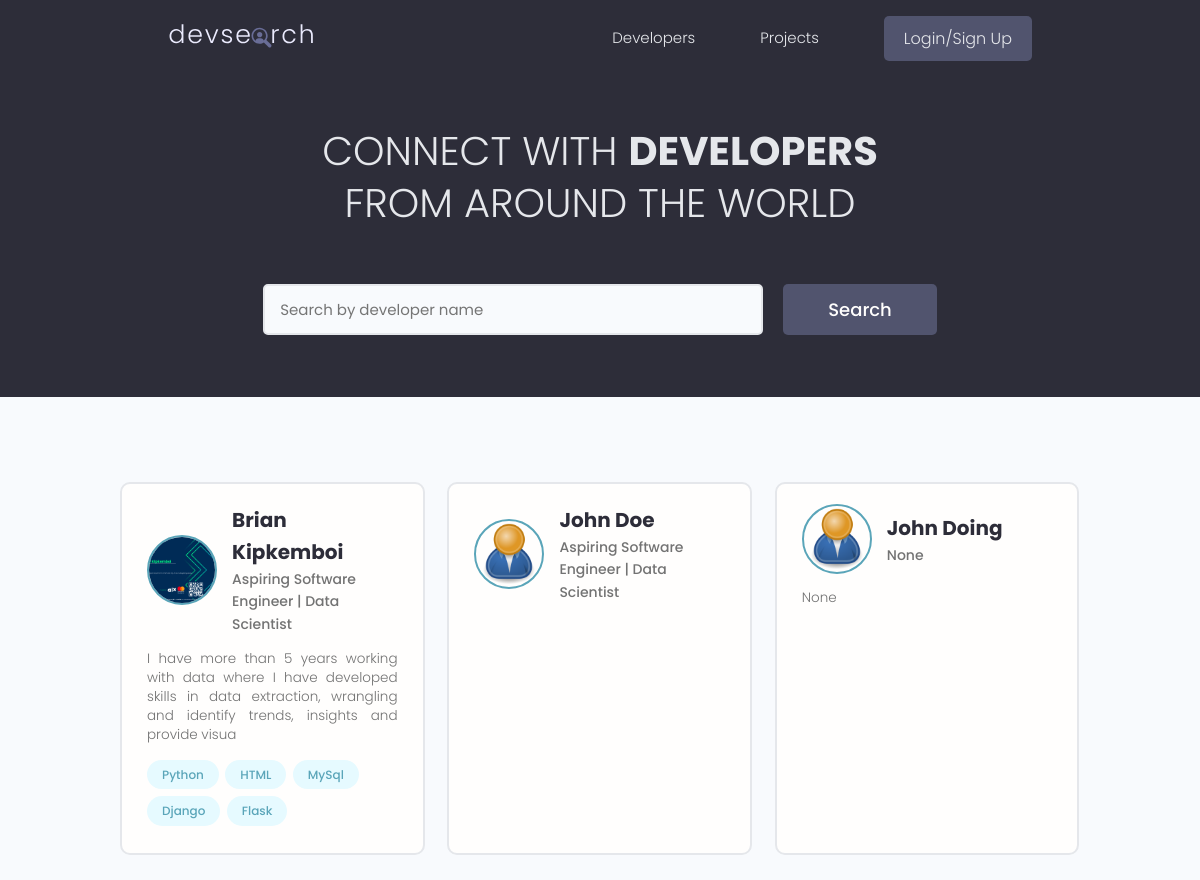
The app's page /, older data.
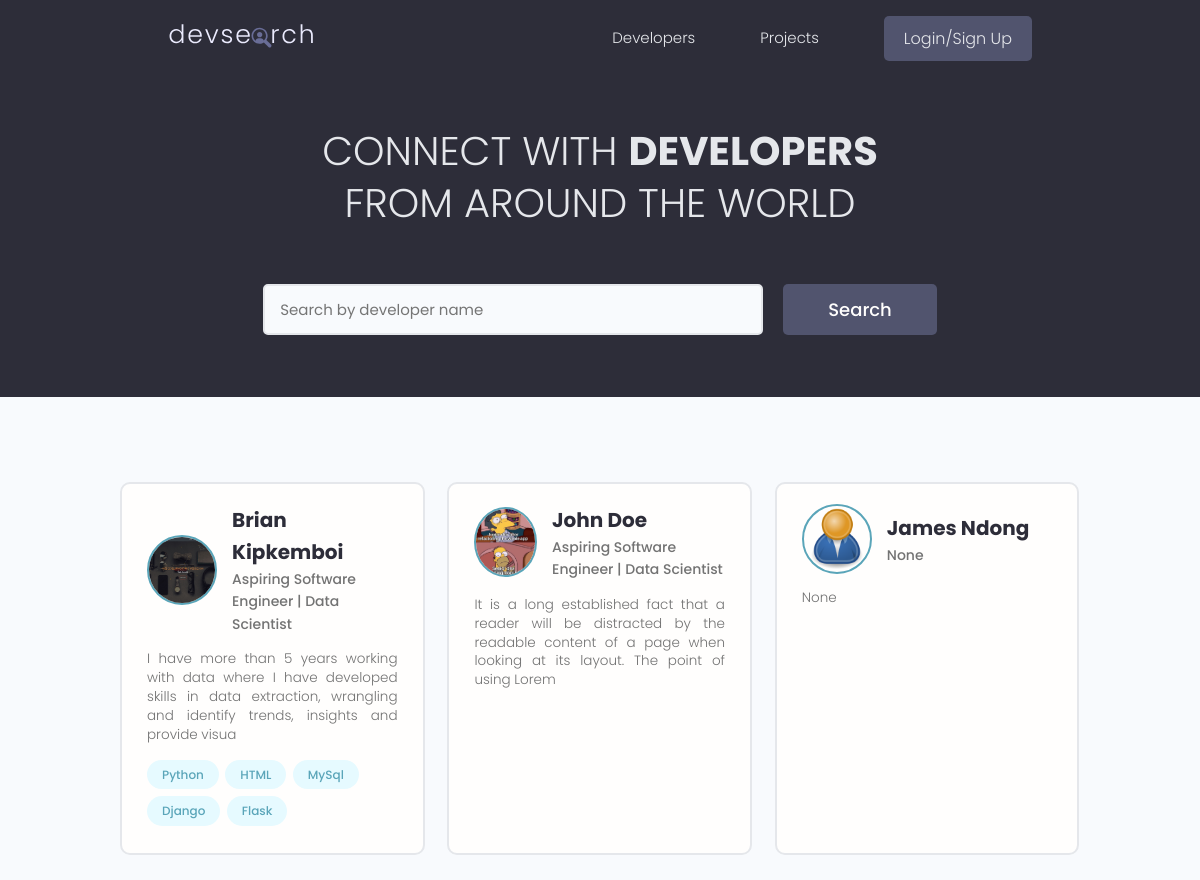
The same page, newer data.
### users/models.py (models this page shows, shortened)
class Profile(models.Model):
    user = models.OneToOneField(
        User, on_delete=models.CASCADE, null=True, blank=True)
    name = models.CharField(max_length=200, blank=True, null=True)
    email = models.EmailField(max_length=500, blank=True, null=True)
    username = models.CharField(max_length=200, blank=True, null=True)
    location = models.CharField(max_length=200, blank=True, null=True)
    short_intro = models.CharField(max_length=200, blank=True, null=True)
    bio = models.TextField(blank=True, null=True)
    profile_image = models.ImageField(
        null=True, blank=True, upload_to='profiles/', default="profiles/user-default.png")
    social_github = models.CharField(max_length=200, blank=True, null=True)
    social_twitter = models.CharField(max_length=200, blank=True, null=True)
    social_linkedin = models.CharField(max_length=200, blank=True, null=True)
    social_youtube = models.CharField(max_length=200, blank=True, null=True)
    social_website = models.CharField(max_length=200, blank=True, null=True)
    created = models.DateTimeField(auto_now_add=True)
    id = models.UUIDField(default=uuid.uuid4, unique=True,
                          primary_key=True, editable=False)
    class Meta:
        ordering = ['created']
    @property
    def imageURL(self):
        try:
            url = self.profile_image.url
        except:
            url = ''
        return url

class Skill(models.Model):
    owner = models.ForeignKey(
        Profile, on_delete=models.CASCADE, null=True, blank=True)
    name = models.CharField(max_length=200, blank=True, null=True)
    description = models.TextField(null=True, blank=True)
    created = models.DateTimeField(auto_now_add=True)
    id = models.UUIDField(default=uuid.uuid4, unique=True,
                          primary_key=True, editable=False)
    def __str__(self):
        return str(self.name)

### users/views.py (the view)
# urls.py: path('', views.profiles, name="profiles"),
def profiles(request):
    profiles, search_query = searchProfiles(request)
    custom_range, profiles = paginateProfiles(request, profiles, 3)
    context = {'profiles': profiles, 'search_query': search_query,
               'custom_range': custom_range}
    return render(request, 'users/profiles.html', context)

### users/utils.py (called while the page is built)
def paginateProfiles(request, profiles, results):
    page = request.GET.get('page')
    paginator = Paginator(profiles, results)
    try:
        profiles = paginator.page(page)
    except PageNotAnInteger:
        page = 1
        profiles = paginator.page(page)
    except EmptyPage:
        page = paginator.num_pages
        profiles = paginator.page(page)
    leftIndex = (int(page) - 4)
    if leftIndex < 1:
        leftIndex = 1
    rightIndex = (int(page) + 5)
    if rightIndex > paginator.num_pages:
        rightIndex = paginator.num_pages + 1
    custom_range = range(leftIndex, rightIndex)
    return custom_range, profiles

def searchProfiles(request):
    search_query = ''
    if request.GET.get('search_query'):
        search_query = request.GET.get('search_query')
    skills = Skill.objects.filter(name__icontains=search_query)
    profiles = Profile.objects.distinct().filter(
        Q(name__icontains=search_query) |
        Q(short_intro__icontains=search_query) |
        Q(skill__in=skills)
    )
    return profiles, search_query

### users/templates/users/profiles.html (shortened to what this page needs)
{% extends 'main.html' %}
{% block content %}
<main class="home">
    <section class="hero-section text-center">
        <div class="container container--narrow">
            <div class="hero-section__box">
                <h2>CONNECT WITH <span>DEVELOPERS</span></h2>
                <h2>FROM AROUND THE WORLD</h2>
            </div>
            <div class="hero-section__search">
                <form id="searchForm" class="form" action="{% url 'profiles' %}" method="get">
                    <div class="form__field">
                        <input class="input input--text" id="formInput#search" type="text" name="search_query"
                            value="{{search_query}}" placeholder="Search by developer name" />
                    </div>
                    <input class="btn btn--sub btn--lg" type="submit" value="Search" />
                </form>
            </div>
        </div>
    </section>
    <section class="devlist">
        <div class="container">
            <div class="grid grid--three">
                {% for profile in profiles %}
                <div class="column card">
                    <div class="dev">
                        <a href="{% url 'user-profile' profile.id %}" class="card__body">
                            <div class="dev__profile">
                                <img class="avatar avatar--md" src="{{ profile.imageURL }}" alt="image" />
                                <div class="dev__meta">
                                    <h3>{{profile.name}}</h3>
                                    <h5>{{profile.short_intro|slice:"60"}}</h5>
                                </div>
                            </div>
                            <p class="dev__info">{{profile.bio|slice:"150"}}</p>
                            <div class="dev__skills">
                                {% for skill in profile.skill_set.all|slice:"5" %}
                                <span class="tag tag--pill tag--main">
                                    <small>{{skill}}</small>
                                </span>
                                {% endfor %}
                            </div>
                        </a>
                    </div>
                </div>
                {% endfor %}
            </div>
        </div>
    </section>
</main>
{% endblock content %}

### templates/main.html (shortened to what this page needs)
<!DOCTYPE html>
{% load static %}
<html>
<head>
    <link rel="stylesheet" href="https://cdn.iconmonstr.com/1.3.0/css/iconmonstr-iconic-font.min.css" />
    <link rel="stylesheet" href="{% static 'uikit/styles/uikit.css' %}" />
    <link rel="stylesheet" href="https://cdnjs.cloudflare.com/ajax/libs/font-awesome/5.15.3/css/all.min.css">
    <link rel="stylesheet" href="https://cdn.jsdelivr.net/npm/bootstrap-icons/font/bootstrap-icons.css">
    <link rel="stylesheet" href="{% static 'styles/app.css' %}" />
</head>
<body>
    {% include 'navbar.html' %}
    {% block content %}
    {% endblock content %}
</body>
</html>

### templates/navbar.html (shortened to what this page needs)
{% load static %}
<header class="header">
    <div class="container container--narrow">
        <a href="{% url 'projects' %}" class="header__logo">
            <img src="{% static 'images/logo.svg' %} " alt="DevSearch Logo" />
        </a>
        <nav class="header__nav">
            <ul class="header__menu">
                <li class="header__menuItem"><a href="{% url 'profiles' %}">Developers</a></li>
                <li class="header__menuItem"><a href="{% url 'projects' %}">Projects</a></li>
                {% if request.user.is_authenticated %}
                <li class="header__menuItem"><a href="{% url 'inbox' %}">Inbox</a></li>
                <li class="header__menuItem"><a href="{% url 'account' %}">Account</a></li>
                <li class="header__menuItem"><a href="{% url 'logout' %}" class="btn btn--sub">Logout</a></li>
                {% else %}
                <li class="header__menuItem"><a href="{% url 'login' %}" class="btn btn--sub">Login/Sign Up</a></li>
                {% endif %}
            </ul>
        </nav>
    </div>
</header>

### static/styles/app.css (style rules this page uses)
:root { --color-sub: #2d2d39; }
.btn--sub { background-color: var(--color-sub-light); }
.card { border: 2px solid var(--color-light); }
img { width: 100%; }
.header { position: sticky; z-index: 111; background-color: var(--color-sub); padding: 1.5rem 0; }
.header > .container { display: flex; justify-content: space-between; align-items: center; }
.header__logo > img { height: 3.8rem; }
.header__nav > ul { display: inline-flex; align-items: center; list-style: none; gap: 6.5rem; }
.header__menuItem > a { color: var(--color-light); font-weight: 300; }
.hero-section { height: 40vh; display: flex; align-items: center; background-color: var(--color-sub); }
.hero-section__box { margin-bottom: 4rem; }
.hero-section__box > h2, .hero-section__box > h2 > span { font-size: 4rem; color: var(--color-light); line-height: 1.3; text-transform: uppercase; }
.hero-section__box > h2 { font-weight: 300; }
.hero-section__box > h2 > span { font-weight: 700; }
.hero-section__search > .form { display: flex; align-items: center; justify-content: center; gap: 2rem; }
.hero-section__search > .form input.input--text { width: 50rem; }
.devlist { margin-top: 8rem; }
.devlist .grid { align-items: stretch; }
.devlist .dev .dev__profile { display: flex; align-items: center; gap: 1.5rem; }
.devlist .dev .dev__meta h3 { color: var(--color-sub); font-size: 2rem; font-weight: 700; }
.devlist .dev .dev__meta h5 { color: var(--color-text); font-size: 1.4rem; font-weight: 500; }
.devlist .dev .dev__info { margin: 1.5rem 0; font-size: 1.35rem; line-height: 1.4; text-align: justify; }

### static/uikit/styles/modules/_variables.css (style rules this page uses)
:root { --color-main: #5aa5b9; --color-main-light: #e6faff; --color-sub: #3f4156; --color-sub-light: #51546e; --color-sub-lighter: #ededfd; --color-text: #737373; --color-gray: #8b8b8b; --color-light: #e5e7eb; --color-light-gray: #767676; --color-bg: #f8fafd; --color-white: #fffefd; --color-white-light: #f3f3f3; --color-success: #359e64; --color-success-bg: #def8e8; --color-error: #fc4b0b; --color-error-bg: #fff2ee; --font-base: 'Poppins', arial, helvetica, 'Segoe UI', roboto, ubuntu, sans-serif; --font-monospace: 'Fira Code', 'Courier New', courier, monospace; --font-regular: 300; --font-medium: 500; --font-bold: 700; --generic-shadow: 1px 1px 5px #00000010; --generic-transition: all 0.3s ease-in-out; }

### static/uikit/styles/modules/_base.css (style rules this page uses)
* { margin: 0; padding: 0; box-sizing: border-box; text-rendering: optimizeLegibility; color: inherit; font-size: inherit; }
html { font-size: 50%; }
@media only screen and (min-width: 480px) { html { font-size: 56.25%; } }
@media only screen and (min-width: 1200px) { html { font-size: 62.5%; } }
body { line-height: 1.6; font-weight: 400; font-size: 1.5rem; color: var(--color-text); background-color: var(--color-bg); min-height: 100vh; }

### static/uikit/styles/modules/_typography.css (style rules this page uses)
* { font-family: var(--font-base); }
h2 { font-size: 3.6rem; font-weight: var(--font-bold); }
h3 { font-size: 3.2rem; font-weight: var(--font-medium); }
h5 { font-size: 2.4rem; font-weight: var(--font-medium); }
h5, h6 { font-weight: var(--font-regular); }
p, span, strong { font-size: 1.6rem; color: var(--color-text); font-weight: var(--font-regular); }
a { padding-bottom: 2px; text-decoration: none; display: inline-block; color: var(--color-main); font-weight: var(--font-medium); }

### static/uikit/styles/modules/_utilities.css (style rules this page uses)
.container { width: 92%; max-width: 165rem; margin: 0 auto; box-sizing: border-box; }
.container--narrow { width: 92%; max-width: 120rem; }
@media screen and (min-width: 1000px) { .container { width: 90%; } }
@media screen and (min-width: 1000px) { .container--narrow { width: 85%; } }
@media screen and (min-width: 1200px) { .container { width: 80%; } }
@media screen and (min-width: 1200px) { .container--narrow { width: 72%; } }
.text-center { text-align: center; }

### static/uikit/styles/modules/_avatar.css (style rules this page uses)
.avatar { border-radius: 50%; border: 2px solid var(--color-main); object-fit: cover; }
.avatar--md { height: 7rem; width: 7rem; }

### static/uikit/styles/modules/_button.css (style rules this page uses)
.btn { display: inline-block; position: relative; cursor: pointer; background-color: var(--color-light); font-weight: var(--font-medium); color: var(--color-sub); text-decoration: none; padding: 1rem 2rem; border-radius: 0.5rem; border: none; width: -webkit-fit-content; width: -moz-fit-content; width: fit-content; height: -webkit-fit-content; height: -moz-fit-content; height: fit-content; font-size: 1.6rem; outline-width: 0; outline-color: transparent; -webkit-backface-visibility: hidden; backface-visibility: hidden; transition: all 0.3s ease-in-out; }
.btn--sub { background-color: var(--color-sub); color: var(--color-white); }
.btn--lg { font-size: 1.8rem; padding: 1.2rem 4.5rem; }

Row changes from the older to the newer data that the page shows:
removed Profile: imageURL (placeholder picture), name "John Doing", short_intro "None", bio "None"
changed Profile "Brian Kipkemboi": imageURL: a different picture
changed Profile "John Doe": imageURL: picture added in place of a placeholder; bio (not shown) → "It is a long established fact that a reader will be distracted by the readable content of a page when looking at its layout. The point of using Lorem"
added Profile: imageURL (placeholder picture), name "James Ndong", short_intro "None", bio "None"
